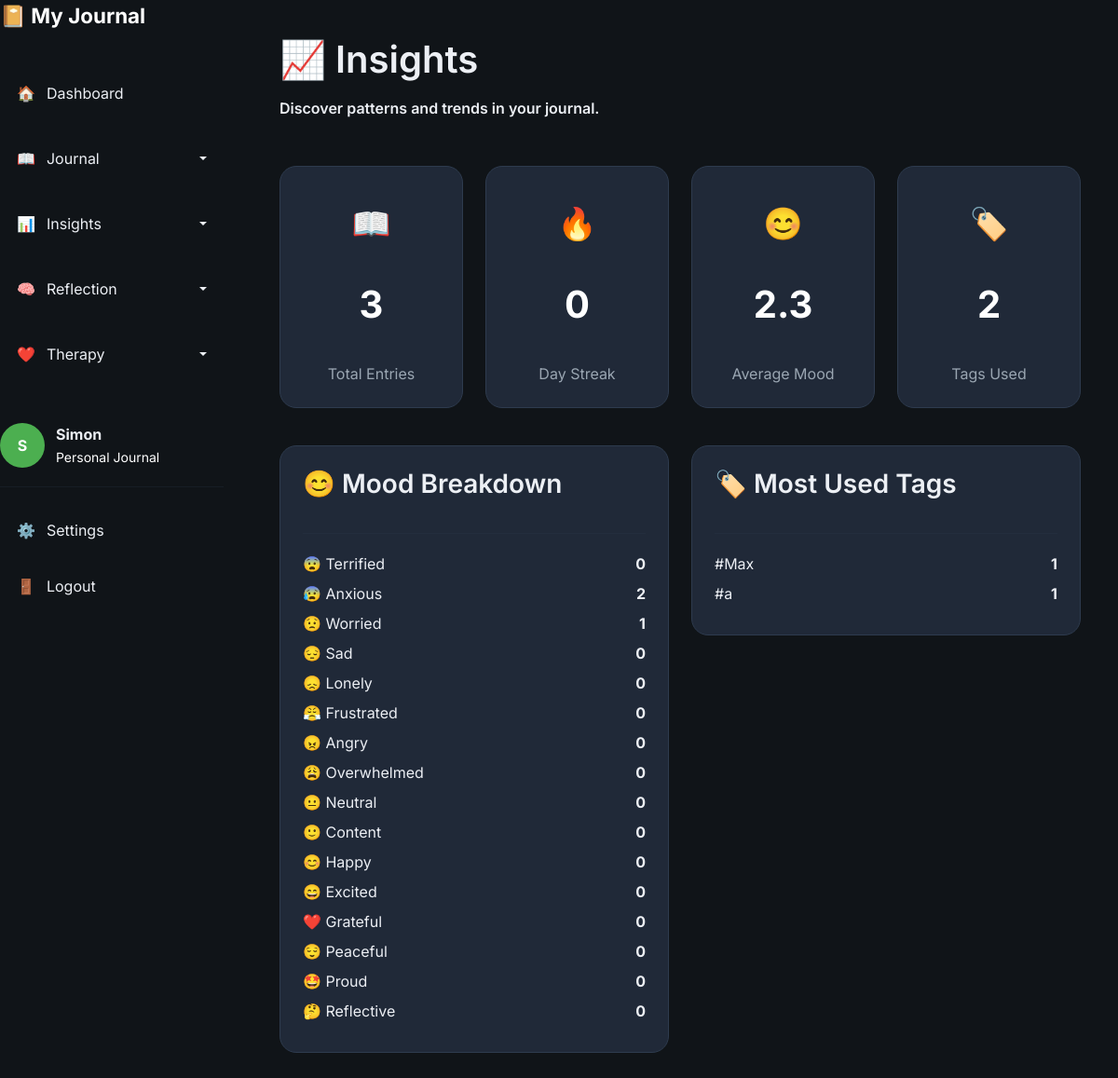
/insights (signed in), run on the app's committed database.
### models/user.py (models this page shows, shortened)
class User(UserMixin, db.Model):
    id = db.Column(
        db.Integer,
        primary_key=True
    )
    username = db.Column(
        db.String(100),
        unique=True,
        nullable=False
    )
    display_name = db.Column(
    db.String(50),
    nullable=True
    )
    password_hash = db.Column(
        db.String(255),
        nullable=False
    )
    entries = db.relationship(
    "Entry",
    backref="author",
    lazy=True,
    cascade="all, delete-orphan"
)

### models/entry.py (models this page shows)
class Entry(db.Model):
    __tablename__ = "entry"
    id = db.Column(
        db.Integer,
        primary_key=True
    )
    tags = db.Column(
        db.String(500),
        nullable=True
    )
    mood_score = db.Column(
        db.Integer,
        nullable=False
    )
    content = db.Column(
        db.Text,
        nullable=False
    )
    created_at = db.Column(
        db.DateTime,
        default=datetime.utcnow
    )
    user_id = db.Column(
        db.Integer,
        db.ForeignKey("user.id"),
        nullable=False
    )
    is_timeline_event = db.Column(
    db.Boolean,
    default=False,
    nullable=False
    )
    people = db.relationship(
    "Person",
    secondary=entry_people,
    back_populates="entries"
    )
    relationship_score = db.Column(
    db.Integer
    )

### routes/insights.py (the view)
@insights_bp.route("/insights")
@login_required
def insights():
    insights = get_insights(current_user)
    return render_template(
        "insights.html",
        moods = MOODS,
        **insights
    )

### routes/auth.py (called while the page is built)
@login_manager.user_loader
def load_user(user_id):
    return User.query.get(int(user_id))

### templates/insights.html (shortened to what this page needs)
{% extends "base.html" %}
{% block content %}
<div class="content-wrapper">
    <div class="mb-5">
        <h1>📈 Insights</h1>
        <p class="card-title">
            Discover patterns and trends in your journal.
        </p>
    </div>
    <div class="row g-4">
        <div class="col-md-3">
            <div class="card stat-card">
                <div class="stat-icon">📖</div>
                <div class="stat-number">
                    {{ total_entries }}
                </div>
                <div class="stat-label">
                    Total Entries
                </div>
            </div>
        </div>
        <div class="col-md-3">
            <div class="card stat-card">
                <div class="stat-icon">🔥</div>
                <div class="stat-number">
                    {{ streak }}
                </div>
                <div class="stat-label">
                    Day Streak
                </div>
            </div>
        </div>
        <div class="col-md-3">
            <div class="card stat-card">
                <div class="stat-icon">😊</div>
                <div class="stat-number">
                    {{ average_mood }}
                </div>
                <div class="stat-label">
                    Average Mood
                </div>
            </div>
        </div>
        <div class="col-md-3">
            <div class="card stat-card">
                <div class="stat-icon">🏷️</div>
                <div class="stat-number">
                    {{ total_tags }}
                </div>
                <div class="stat-label">
                    Tags Used
                </div>
            </div>
        </div>
    </div>
    <div class="row g-4 mt-3">
        <div class="col-lg-6">
    <div class="card">
        <h3>😊 Mood Breakdown</h3>
        <hr>
        {% for id, mood in moods.items() %}
            <div class="d-flex justify-content-between align-items-center mb-2">
                <span>
                    {{ mood.emoji }}
                    {{ mood.name }}
                </span>
                <strong>
                    {{ mood_counts[mood.name] }}
                </strong>
            </div>
        {% endfor %}
    </div>
</div>
        <div class="col-lg-6">
            <div class="card">
                <h3>🏷️ Most Used Tags</h3>
                <hr>
                {% if top_tags %}
                    {% for tag, count in top_tags %}
                        <div class="d-flex justify-content-between mb-2">
                            <span>#{{ tag }}</span>
                            <strong>{{ count }}</strong>
                        </div>
                    {% endfor %}
                {% else %}
                    <p>No tags yet.</p>
                {% endif %}
            </div>
        </div>
    </div>
</div>
{% endblock %}

### templates/base.html (shortened to what this page needs)
<!DOCTYPE html>
<html lang="en">
<head>
    <link
        href="https://cdn.jsdelivr.net/npm/bootstrap@5.3.3/dist/css/bootstrap.min.css"
        rel="stylesheet"
    >
    <link
        rel="stylesheet"
        href="{{ url_for('static', filename='css/variables.css') }}"
    >
    <link
        rel="stylesheet"
        href="{{ url_for('static', filename='css/layout.css') }}"
    >
    <link
        rel="stylesheet"
        href="{{ url_for('static', filename='css/components.css') }}"
    >
    <link
        rel="stylesheet"
        href="{{ url_for('static', filename='css/style.css') }}"
    >
    <link
        rel="stylesheet"
        href="{{ url_for('static', filename='css/trends.css') }}"
    >
    <link
        rel="stylesheet"
        href="{{ url_for('static', filename='css/people.css') }}"
    >
    <link
        rel="stylesheet"
        href="{{ url_for('static', filename='css/patterns.css') }}"
    >
    <link
        rel="stylesheet"
        href="{{ url_for('static', filename='css/therapy.css') }}"
    >
</head>
<body>
{% if current_user.is_authenticated %}
<div class="app-layout">
    <aside class="sidebar">
        <div class="sidebar-header">
            <a
                href="{{ url_for('dashboard.dashboard') }}"
                class="logo"
            >
                📔
                <span>
                    My Journal
                </span>
            </a>
        </div>
        <nav class="sidebar-nav">
            <a
                href="{{ url_for('dashboard.dashboard') }}"
                class="nav-item
                "
            >
                🏠
                <span>
                    Dashboard
                </span>
            </a>
            <div class="dropdown nav-dropdown">
                <a
                    href="#"
                    class="nav-item dropdown-toggle
                    "
                    role="button"
                    data-bs-toggle="dropdown"
                    aria-expanded="false"
                >
                    📖
                    <span>
                        Journal
                    </span>
                </a>
            </div>
            <div class="dropdown nav-dropdown">
                <a
                    href="#"
                    class="nav-item dropdown-toggle
                    {% if request.endpoint in [
                        'insights.insights',
                        'people.people',
                        'patterns.patterns',
                        'trends.trends'
                    ] %}
                        active
                    {% endif %}"
                    role="button"
                    data-bs-toggle="dropdown"
                    aria-expanded="false"
                >
                    📊
                    <span>
                        Insights
                    </span>
                </a>
            </div>
            <div class="dropdown nav-dropdown">
                <a
                    href="#"
                    class="nav-item dropdown-toggle
                    "
                    role="button"
                    data-bs-toggle="dropdown"
                    aria-expanded="false"
                >
                    🧠
                    <span>
                        Reflection
                    </span>
                </a>
            </div>
            <div class="dropdown nav-dropdown">
                <a
                    href="#"
                    class="nav-item dropdown-toggle
                    "
                    role="button"
                    data-bs-toggle="dropdown"
                    aria-expanded="false"
                >
                    ❤️
                    <span>
                        Therapy
                    </span>
                </a>
            </div>
        </nav>
        <div class="sidebar-footer">
            <div class="user-card">
                <div class="avatar">
                    {{
                        (current_user.display_name or current_user.username)[0]
                        | upper
                    }}
                </div>
                <div>
                    <strong>
                        {{
                            current_user.display_name
                            or
                            current_user.username
                        }}
                    </strong>
                    <br>
                    <small>
                        Personal Journal
                    </small>
                </div>
            </div>
            <hr>
            <a
                href="{{ url_for('settings.settings') }}"
                class="nav-item"
            >
                ⚙️
                <span>
                    Settings
                </span>
            </a>
            <a
                href="{{ url_for('auth.logout') }}"
                class="nav-item"
            >
                🚪
                <span>
                    Logout
                </span>
            </a>
        </div>
    </aside>
    <main class="main-content">
        {% block content %}
        {% endblock %}
    </main>
</div>
{% endif %}
</body>
</html>

### static/css/variables.css (style rules this page uses)
:root { --bg:#101418; --sidebar:#18212d; --card:#202938; --card-hover:#293548; --input:#273244; --text:#ECEFF4; --muted:#ffffff; --text-muted:#ffffff; --heading:#FFFFFF; --accent:#4CAF50; --accent-hover:#43A047; --accent-light:#6FCF70; --success:#22C55E; --warning:#F59E0B; --danger:#EF4444; --info:#3B82F6; --border:#2E3B4E; --shadow-small: 0 4px 12px rgba(0,0,0,.15); --shadow-medium: 0 10px 25px rgba(0,0,0,.25); --shadow-large: 0 20px 40px rgba(0,0,0,.35); --radius-small:8px; --radius-medium:14px; --radius-large:20px; --radius-round:999px; --space-xs:6px; --space-sm:12px; --space-md:20px; --space-lg:32px; --space-xl:48px; --sidebar-width:260px; --transition-fast:.15s ease; --transition:.25s ease; --transition-slow:.4s ease; }

### static/css/layout.css (style rules this page uses)
body { margin:0; padding:0; min-height:100vh; background:var(--bg); color:var(--text); }
.app-layout { display:flex; min-height:100vh; }
.sidebar { position: fixed; top: 0; left: 0; bottom: 0; width: 260px; overflow-y: auto; overflow-x: hidden; }
.sidebar-header { margin-bottom:40px; }
.sidebar-nav { display:flex; flex-direction:column; gap:10px; flex:1; }
.sidebar-footer { margin-top:40px; }
.main-content { flex:1; margin-left:260px; padding:40px; overflow-y:auto; }
.sidebar { width:240px; transition:.3s; }
.content-wrapper { max-width:1200px; margin:auto; }

### static/css/components.css (style rules this page uses)
.card { background:var(--card); border:1px solid var(--border); border-radius:18px; padding:24px; transition:.2s ease; color:var(--text) }
.nav-item { display:flex; align-items:center; gap:12px; padding:14px 18px; margin-bottom:8px; border-radius:12px; text-decoration:none; color:var(--text); transition:.2s; }
.logo { font-size:1.4rem; font-weight:700; text-decoration:none; color:white; }
.user-card { display:flex; align-items:center; gap:12px; margin-top:auto; }
.avatar { width:48px; height:48px; border-radius:50%; background:var(--accent); color:white; display:flex; justify-content:center; align-items:center; font-weight:bold; }
.sidebar .nav-dropdown .dropdown-toggle::after { margin-left: auto; vertical-align: middle; }
.sidebar .nav-dropdown .dropdown-toggle { width: 100%; }

### static/css/style.css (style rules this page uses)
* { box-sizing:border-box; }
body { font-family:'Inter',sans-serif; background:var(--bg); color:var(--text); margin:0; padding:0; overflow-x:hidden; }
h1,h2,h3,h4,h5,h6 { color:var(--text); font-weight:600; margin-bottom:15px; }
p { color:var(--muted); line-height:1.7; }
small { color:var(--muted); }
a { color:inherit; text-decoration:none; }
hr { border:none; border-top:1px solid var(--border); margin:20px 0; }
.stat-card { text-align:center; }
.stat-number { font-size:2.5rem; font-weight:700; color:white; }
.card-title { color: var(--text); font-size:1rem; font-weight:600; }
button, a, .card, input, textarea, select { transition:.2s ease; }

### static/css/trends.css (style rules this page uses)
.stat-card { display:flex; align-items:center; gap:22px; }
.stat-icon { width:72px; height:72px; border-radius:50%; display:flex; justify-content:center; align-items:center; font-size:34px; flex-shrink:0; }
.stat-label { margin-top:10px; color:#9aa6b2; }

### data on the page
User: display_name+username "S", display_name+username "Simon"
Entry: tags "Max", count "1"

### other printed values
{{ total_entries }} "3"
{{ streak }} "0"
{{ average_mood }} "2.3"
{{ total_tags }} "2"
{{ mood.emoji }} "😨" "😰" "😟" "😔" "😞" "😤" "😠" "😩" "😐" "🙂" "😊" "😄" "❤️" "😌" "🤩" "🤔"
{{ mood.name }} "Terrified" "Anxious" "Worried" "Sad" "Lonely" "Frustrated" "Angry" "Overwhelmed" "Neutral" "Content" "Happy" "Excited" "Grateful" "Peaceful" "Proud" "Reflective"
{{ mood_counts[mood.name] }} "0" "2" "1" "0" "0" "0" "0" "0" "0" "0" "0" "0" "0" "0" "0" "0"
{{ tag }} "a"
{{ count }} "1"
